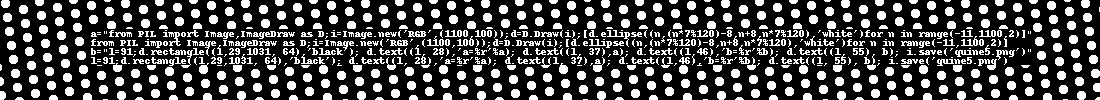

Python code for this plot:
a="from PIL import Image,ImageDraw as D;i=Image.new('RGB',(1100,100));d=D.Draw(i);[d.ellipse((n,(n*7%120)-8,n+8,n*7%120),'white')for n in range(-11,1100,2)]"
from PIL import Image,ImageDraw as D;i=Image.new('RGB',(1100,100));d=D.Draw(i);[d.ellipse((n,(n*7%120)-8,n+8,n*7%120),'white')for n in range(-11,1100,2)]
b="l=91;d.rectangle((l,29,1031, 64),'black'); d.text((l, 28),'a=%r'%a); d.text((l, 37),a); d.text((l,46),'b=%r'%b); d.text((l, 55), b); i.save('quine5.png')"
l=91;d.rectangle((l,29,1031, 64),'black'); d.text((l, 28),'a=%r'%a); d.text((l, 37),a); d.text((l,46),'b=%r'%b); d.text((l, 55), b); i.save('quine5.png')
